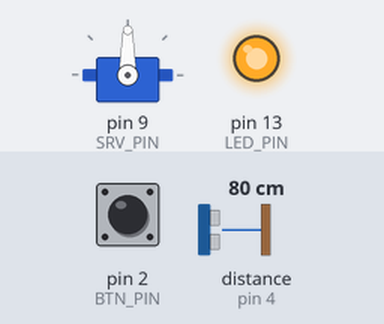
The sketch below on a simulated Arduino Uno, built with avr-gcc and run on an emulated ATmega328P. Shown: servo, output pins drawn as LEDs (lit = HIGH). Wiring (inferred from the names in the program): ultrasonic range finder: trigger pin 3; echo pin 4. The inputs (shaded band) are chosen by the test bench; at power-on: pin 2 (BTN_PIN) HIGH, distance to the obstacle (sensor on pin 4) 80 cm. The echo pulse lasts 58.3 µs per cm; pins used as bus, display or sensor lines are not drawn.

Above: at 0.95 s.
4.2 s: pin 2 (BTN_PIN) pulled LOW for 1.95 s
At 5.8 s:
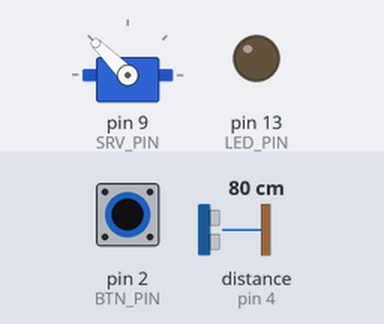
14.4 s: distance to the obstacle (sensor on pin 4) set to 250 cm
At 17.5 s:
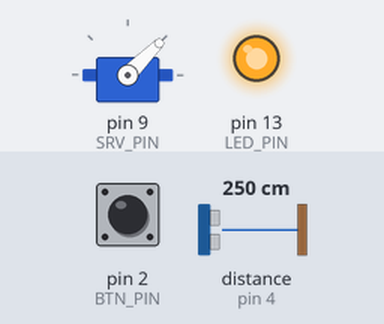
22.7 s: pin 2 (BTN_PIN) pulled LOW for 1.95 s
At 26.9 s:
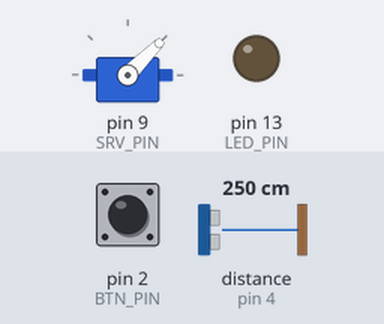
32.9 s: distance to the obstacle (sensor on pin 4) set to 35 cm
At 34.5 s:
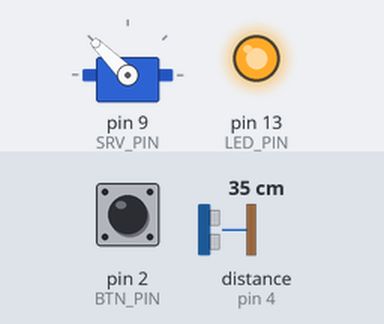
39.7 s: distance to the obstacle (sensor on pin 4) set to 2 cm
48.0 s: pin 2 (BTN_PIN) pulled LOW for 1.95 s
Timing chart, 0 to 59.2 s (numbered marks = the images above; inputs shaded):
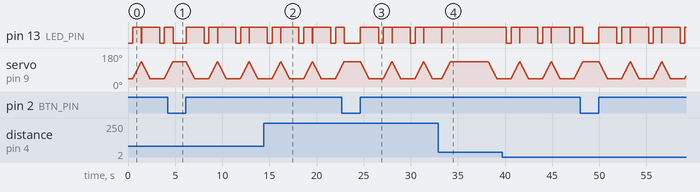

Measured:
- by itself, pin 13 (LED_PIN): repeats every 3.3 s: HIGH 1.9 s, LOW 0.51 s, HIGH 0.91 s, LOW 0.01 s

The sketch:

basurito.ino
```cpp
#include <Servo.h>
#include <LowPower.h>

#define OPENING_DELAY 10
#define CLOSING_DELAY 10

#define BTN_PIN 2
#define LED_PIN 13

#define SRV_PIN 9
#define SRV_CLOSED 45
#define SRV_OPEN 135

Servo srv;

int srvPos = SRV_CLOSED;

#define TRIG_PIN 3
#define ECHO_PIN 4

#define MAX_DIST 50
#define MIN_DIST 20

int distance;

bool isOpen = false;
bool isManual = false;
bool isOpening = false;
bool isClosing = false;

bool isMoving() {
  return isOpening || isClosing;
}

bool isClosed() {
  return !isOpen && !isMoving();
}

bool isManuallyOpen() {
  return isOpen && isManual;
}

bool isAutoOpen() {
  return isOpen && !isManual;
}

void setup() {
  pinMode(BTN_PIN, INPUT_PULLUP);
  pinMode(LED_PIN, OUTPUT);
  pinMode(SRV_PIN, OUTPUT);
  pinMode(TRIG_PIN, OUTPUT);
  pinMode(ECHO_PIN, INPUT);

  srv.attach(SRV_PIN);
  srv.write(SRV_CLOSED);
}

void ledOn() {
  digitalWrite(LED_PIN, HIGH);
}

void ledOff() {
  digitalWrite(LED_PIN, LOW);
}

bool buttonPressed() {
  return digitalRead(BTN_PIN) == HIGH;
}

int calculateDistance() {
  digitalWrite(TRIG_PIN, HIGH);
  delayMicroseconds(10);
  digitalWrite(TRIG_PIN, LOW);
  delayMicroseconds(2);

  int duration = pulseIn(ECHO_PIN, HIGH);

  return duration * 0.034 / 2;
}

void loop() {
  // With lid closed we check for the ultrasound signal to see if we need to open lid
  if (isClosed()) {
    distance = calculateDistance();

    // If distance to obstacle (trash bag or hand) is within the range, signal opening
    if (distance >= MIN_DIST and distance <= MAX_DIST) {
      isOpening = true;
      isManual = false;
    } else {
      // ... if not, just sleep waiting for the better times ...
      LowPower.powerDown(SLEEP_500MS, ADC_OFF, BOD_OFF);
    }
  }

  // While lid not moving we also accept the button-triggered manual open/close directives
  if (!isMoving()) {
    if (buttonPressed()) {
      if (isOpen) {
        isOpen = false;
        isManual = true;
        isOpening = false;
        isClosing = true;
      } else {
        isManual = true;
        isOpening = true;
        isClosing = false;
      }
    }
  }

  // Keep opening the lid until we open it
  if (isOpening) {
    if (srvPos < SRV_OPEN) {
      srvPos++;
      srv.write(srvPos);
    } else {
      isOpen = true;
      isOpening = false;
      isClosing = false;
      srvPos = SRV_OPEN;
      srv.write(srvPos);
    }
    delay(OPENING_DELAY);
  }

  // Keep closing the lid until we close it
  if (isClosing) {
    if (srvPos > SRV_CLOSED) {
      srvPos--;
      srv.write(srvPos);
    } else {
      isOpen = false;
      isManual = false;
      isOpening = false;
      isClosing = false;
      srvPos = SRV_CLOSED;
      srv.write(srvPos);
      delay(CLOSING_DELAY);
      LowPower.powerDown(SLEEP_1S, ADC_OFF, BOD_OFF);
    }
    delay(CLOSING_DELAY);
  }

  // After being open automatically (by sensor trigger), sleep and signal opening again ;)
  if (isAutoOpen()) {
    LowPower.powerDown(SLEEP_4S, ADC_OFF, BOD_OFF);
    isOpen = false;
    isClosing = true;
  }

  // If we are moving the lid, light the led on
  // ... if we are not, put the led light off ...
  if (isMoving()) {
    ledOn();
  } else {
    ledOff();
  }
}
```
